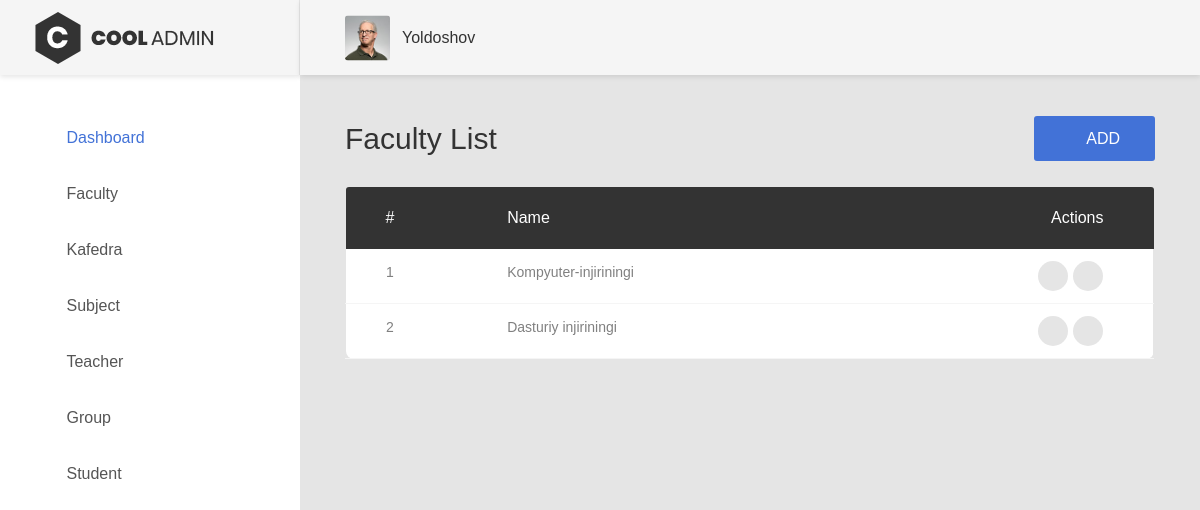
The page /faculty/list/ (signed in) on the database its author committed.
### adminapp/models.py (models this page shows, shortened)
class Faculty(models.Model):
    name = models.CharField(max_length=100,null=False,blank=False)

### adminapp/views.py (the view)
# urls.py: path('faculty/list/', faculty_list, name='faculty_list'),
@login_required_decorator
def faculty_list(request):
    faculties = service.get_faculties()
    print(faculties)
    ctx = {
        'faculties':faculties
    }
    return render(request,'faculty/list.html',ctx)

### adminapp/service.py (called while the page is built)
def dictfetchall(cursor):
    columns = [col[0] for col in cursor.description]
    return [
            dict(zip(columns,row)) for row in cursor.fetchall()
        ]

def get_faculties():
    with closing(connection.cursor())as cursor:
        cursor.execute("SELECT * FROM adminapp_faculty")
        faculties = dictfetchall(cursor)
        return faculties

### templates/faculty/list.html
{% extends 'base.html' %}
{% load static %}
{% block content %}
 <div class="page-container">
    {%include 'userbar.html'%}
    <div class="main-content">
        <div class="section__content section__content--p30">
            <div class="container-fluid">
                <div class="row">
                    <div class="col-md-12">
                        <div class="overview-wrap">
                            <h2 class="title-1">Faculty List</h2>
                            <a class="au-btn au-btn-icon au-btn--blue" href="{% url 'faculty_create' %}">
                                <i class="zmdi zmdi-plus"></i>add</a>
                        </div>
                    </div>
                </div>
                <br>
                <div class="row">
                    <div class="col-md-12">
                        <div class="table-responsive m-b-40">
                            <table class="table table-borderless table-data3">
                                <thead>
                                    <tr>
                                        <th>#</th>
                                        <th>Name</th>
                                        <th>Actions</th>
                                    </tr>
                                </thead>
                                <tbody>
                                    {% for faculty in faculties %}
                                    <tr>
                                        <td>{{ faculty.id }}</td>
                                        <td>{{ faculty.name }}</td>
                                        <td>
                                            <div class="table-data-feature">
                                                <a class="item" data-toggle="tooltip" href="{% url 'faculty_edit' pk=faculty.id %}" data-placement="top" title="" data-original-title="Edit">
                                                    <i class="zmdi zmdi-edit text-warning"></i>
                                                </a>
                                                <a class="item" data-toggle="tooltip" href="{% url 'faculty_delete' pk=faculty.id %}" data-placement="top" title="" data-original-title="Delete">
                                                    <i class="zmdi zmdi-delete text-danger"></i>
                                                </a>
                                            </div>
                                        </td>
                                    </tr>
                                    {% endfor %}
                                </tbody>
                            </table>
                        </div>
                    </div>
                </div>
            </div>
        </div>
    </div>
</div>
{% endblock %}

### templates/userbar.html (shortened to what this page needs)
    {% load static%}
    <header class="header-desktop">
        <div class="section__content section__content--p30">
            <div class="container-fluid">
                <div class="header-wrap">
                    <div class="header-button">
                        <div class="account-wrap">
                            <div class="account-item clearfix js-item-menu">
                                <div class="image">
                                    <img src="{% static 'images/icon/avatar-01.jpg' %}" alt="John Doe" />
                                </div>
                                <div class="content">
                                    <a class="js-acc-btn" href="#">{{user.username}}</a>
                                </div>
                            </div>
                        </div>
                    </div>
                </div>
            </div>
        </div>
    </header>

### rows shown on the page
Faculty: id "1", name "Kompyuter-injiriningi"
Faculty: id "2", name "Dasturiy injiriningi"

### other values the page prints
{{ user.username }} "Yoldoshov"
